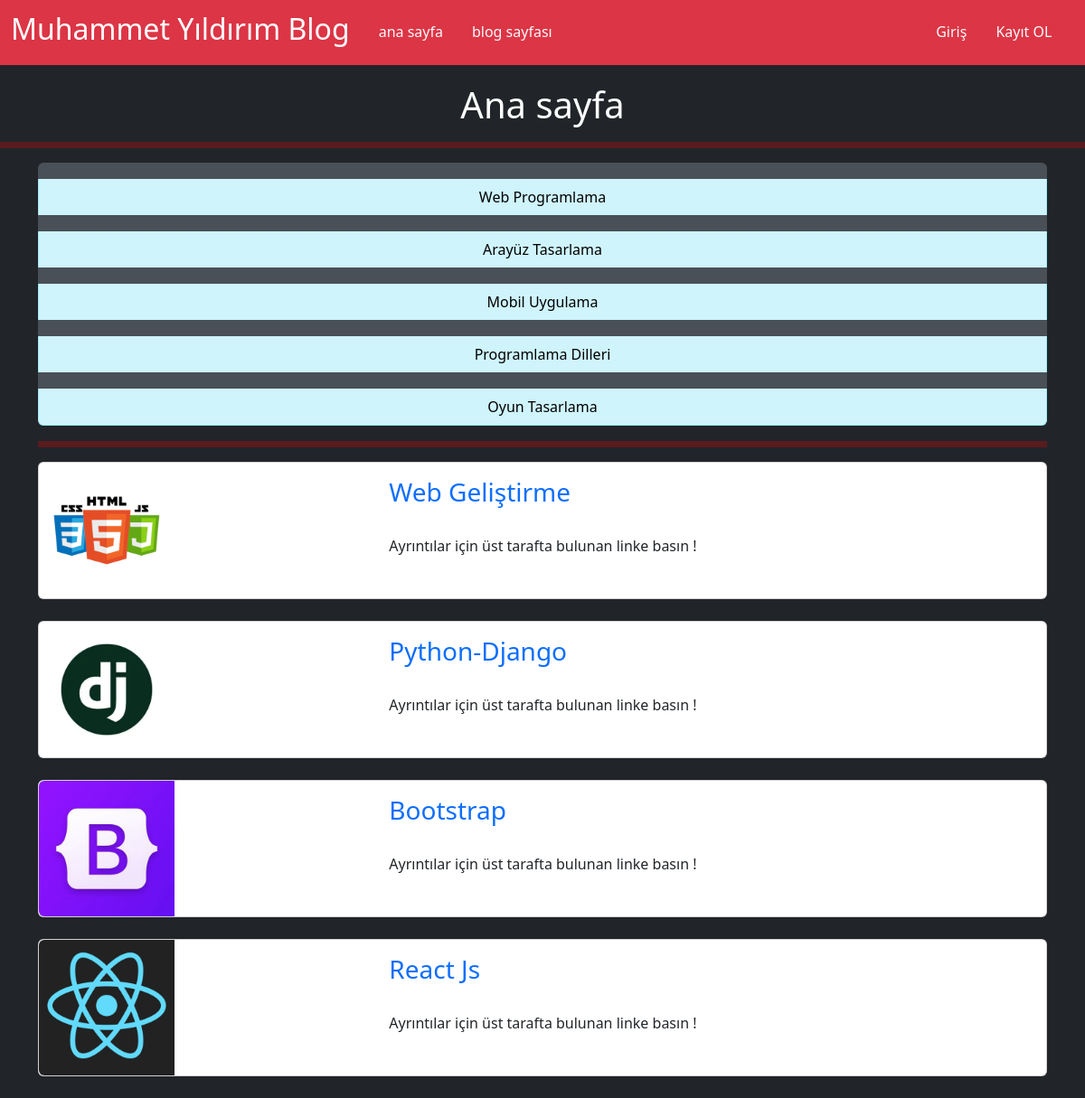
The page / on the database its author committed.
### blogapp/models.py (models this page shows, shortened)
class Category(models.Model):
    name = models.CharField(max_length=100)
    slug = models.SlugField(null=False, unique=True, blank=True, editable=False, db_index=True)

class Blogs(models.Model):
    title = models.CharField(max_length=100)
    image = models.ImageField(upload_to="images")
    description = RichTextField(models.TextField)
    is_active = models.BooleanField(default=True)
    is_home = models.BooleanField()
    is_blog = models.BooleanField()
    slug = models.SlugField(null=False, blank=True, unique=True, db_index=True, editable=False)
    categories = models.ManyToManyField(Category, blank=True)

### blogapp/views.py (the view)
# urls.py: path("", views.index, name='home'),                                  #http://127.0.0.1:8000/
def index(request):
    context = {
        "blogs": Blogs.objects.all(),
        "category": Category.objects.all()
    }
    return render(request, "blogapp/index.html", context)

### blogapp/templates/blogapp/index.html (shortened to what this page needs)
{% extends "base.html" %}
{% load static %}
{% block content %}
<h1 style="color:white; text-align:center; margin-top:20px; margin-top:20px;">Ana sayfa</h1>
<hr color="red" size="10">
<div class="container">
    <div class="row">
        <div class="col-12">
            {% include 'blogapp/partials/_categories.html' %}
        </div>
        <div class="col-12">
            <hr color="red" size="10">
            {% for blog in blogs %}
                {% if blog.is_active and blog.is_home %}
                    {% include 'blogapp/partials/_blogs.html' %}
                {% endif %}
            {% endfor %}
        </div>
    </div>
</div>
{% endblock %}

### blogapp/templates/blogapp/partials/_categories.html
{% load static %}
<div class="list-group">
    {% for categori in category%}
        {% if categori.slug == selected_category %}
            <a class="list-group-item list-group-item-dark active"></a>
            <a style="text-align:center; color:#ffffff; " href="{% url 'blogs_by_category' categori.slug %}" class="list-group-item list-group-item-action list-group-item-warning active" aria-current="true">{{categori.name|title}}</a>
        {% else %}
            <a class="list-group-item list-group-item-dark active"></a>
            <a style="text-align:center; color:#000000; " href="{% url 'blogs_by_category' categori.slug %}" class="list-group-item list-group-item-action list-group-item-info" aria-current="true">{{categori.name|title}}</a>
        {% endif %}
    {% endfor %}
</div>

### blogapp/templates/blogapp/partials/_blogs.html
{% load static %}
<div class="card mb-4" style="max-width: 2000px">
    <div class="row g-0">
        <div class="col-md-4">
            <img src="{{ blog.image.url }}" class="img-fluid rounded-start" alt="png yüklenemedi" width="150">
        </div>
        <div class="col-md-8">
            <div class="card-body">
                <h3 class="card-title">
                    <a style="text-decoration:none;" href="{% url 'blog_details' blog.slug %}">{{ blog.title|title }}</a>
                </h3>
                <p class="card-text" style="margin-top:30px"> Ayrıntılar için üst tarafta bulunan linke basın !</p>
            </div>
        </div>
    </div>
</div>

### rows shown on the page
Category: name "Web Programlama"
Category: name "Arayüz Tasarlama"
Category: name "Mobil Uygulama"
Category: name "Programlama Dilleri"
Category: name "Oyun Tasarlama"
Blogs: image (picture), title "Web Geliştirme"
Blogs: image (picture), title "Python-Django"
Blogs: image (picture), title "Bootstrap"
Blogs: image (picture), title "React Js"
